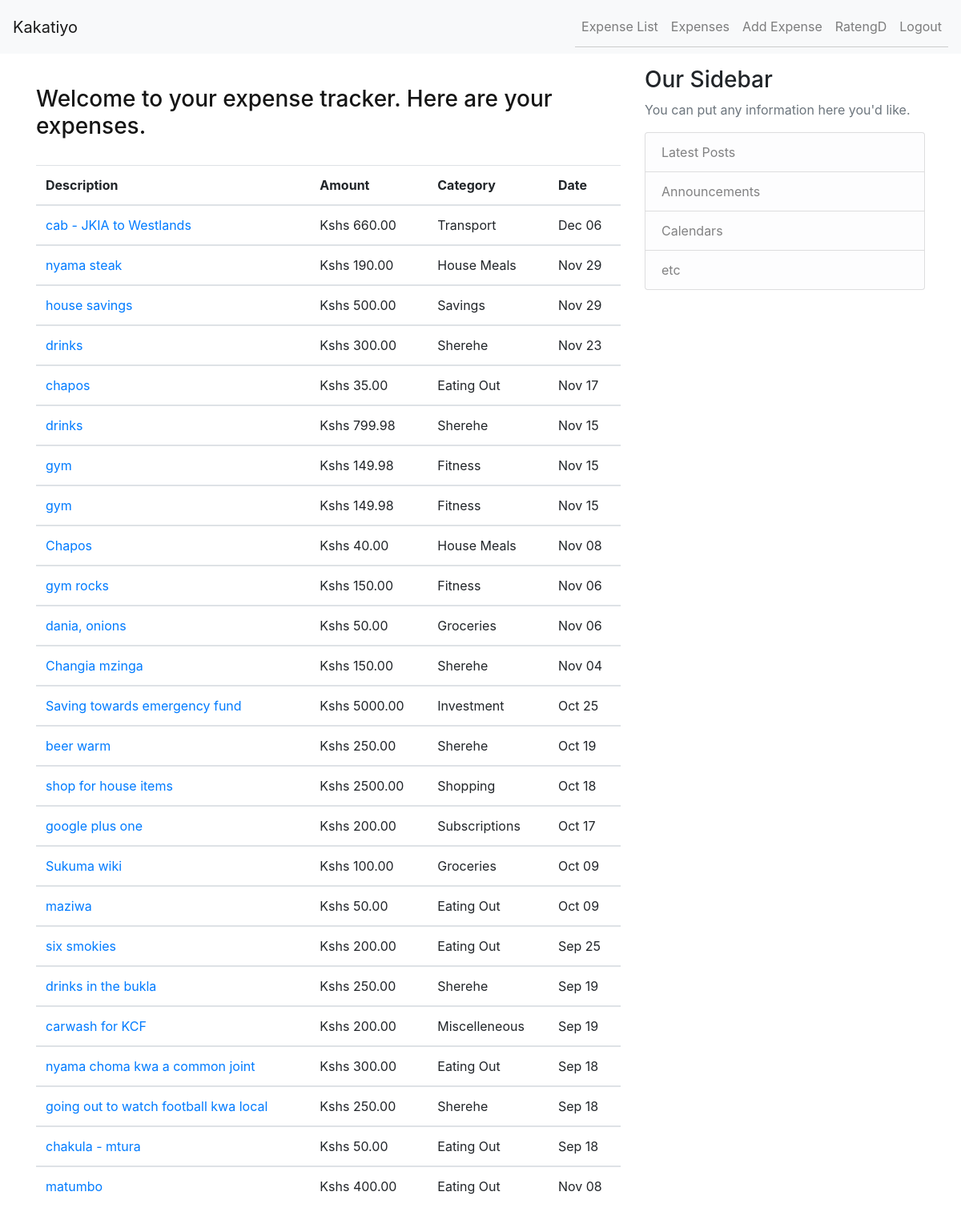
Page /expense/ (signed in) on the committed database.
### tracker/models.py (models this page shows, shortened)
class Expense(models.Model):
    user = models.ForeignKey(User, on_delete=models.CASCADE)
    date = models.DateField()
    description = models.CharField(max_length=200)
    amount = models.DecimalField(max_digits=10, decimal_places=2)
    category = models.ForeignKey(
        Category, on_delete=models.SET_NULL, null=True, blank=True)

class Category(models.Model):
    name = models.CharField(max_length=100)
    def __str__(self):
        return self.name

### tracker/views.py (the view)
# urls.py: path('expense/', expense_list, name="expense_list"),
@login_required
def expense_list(request):
    expenses = Expense.objects.filter(user=request.user).order_by('-date')
    return render(request, 'tracker/expense_list.html', {'expenses': expenses})

### tracker/templates/tracker/expense_list.html
{% extends 'base.html' %} {% block content %}
<header class="py-4" style="color: #151515">
	<div class="container">
		<div class="row">
			<h3>Welcome to your expense tracker. Here are your expenses.</h3>
		</div>
	</div>
</header>
<table class="table table-hover">
	<thead>
		<tr>
			<th scope="col">Description</th>
			<th scope="col">Amount</th>
			<th scope="col">Category</th>
			<th scope="col">Date</th>
		</tr>
	</thead>
	{% for expense in expenses %}
	<tbody>
		<tr>
			<td scope="row">
				<a
					href="{% url 'expense_detail' expense.id %}"
					class="text-decoration-none"
				>
					{{ expense.description }}</a
				>
			</td>
			<td>Kshs {{ expense.amount }}</td>
			<td>{{ expense.category }}</td>
			<td>{{ expense.date|date:"M d" }}</td>
		</tr>
	</tbody>
	{% endfor %}
</table>
{% endblock content %}

### tracker/templates/navbar.html (shortened to what this page needs)
<nav class="navbar navbar-expand-lg navbar-light bg-light">
	<a class="navbar-brand" href="{% url 'home' %}"> Kakatiyo</a>
	<div class="collapse navbar-collapse" id="navbarNav">
		<ul class="navbar-nav ml-auto">
			{% if user.is_authenticated %}
			<li class="nav-item">
				<a class="nav-link" href="{% url 'expense_list' %}">Expense List</a>
			</li>
			<li class="nav-item">
				<a class="nav-link" href="{% url 'paginated' %}">Expenses</a>
			</li>
			<li class="nav-item">
				<a class="nav-link" href="{% url 'add_expense' %}">Add Expense</a>
			</li>
			<li class="nav-item">
				<a class="nav-link" href="{% url 'profile' %}"> {{ user.username }} </a>
			</li>
			<li class="nav-item">
				<a class="nav-link" href="{% url 'logout' %}">Logout</a>
			</li>
			{% endif %}
		</ul>
	</div>
</nav>

### static/css/styles.css (style rules this page uses)
ul { list-style-type: none; padding: 0; }
li { padding: 5px 0; border-bottom: 1px solid #ccc; }

### rows in the picture
Expense: description "cab - JKIA to Westlands", amount "660.00", category "Transport", date "Dec 06"
Expense: description "nyama steak", amount "190.00", category "House Meals", date "Nov 29"
Expense: description "house savings", amount "500.00", category "Savings", date "Nov 29"
Expense: description "drinks", amount "300.00", category "Sherehe", date "Nov 23"
Expense: description "chapos", amount "35.00", category "Eating Out", date "Nov 17"
Expense: description "drinks", amount "799.98", category "Sherehe", date "Nov 15"
Expense: description "gym", amount "149.98", category "Fitness", date "Nov 15"
Expense: description "gym", amount "149.98", category "Fitness", date "Nov 15"
Expense: description "Chapos", amount "40.00", category "House Meals", date "Nov 08"
Expense: description "gym rocks", amount "150.00", category "Fitness", date "Nov 06"
Expense: description "dania, onions", amount "50.00", category "Groceries", date "Nov 06"
Expense: description "Changia mzinga", amount "150.00", category "Sherehe", date "Nov 04"
Expense: description "Saving towards emergency fund", amount "5000.00", category "Investment", date "Oct 25"
Expense: description "beer warm", amount "250.00", category "Sherehe", date "Oct 19"
Expense: description "shop for house items", amount "2500.00", category "Shopping", date "Oct 18"
Expense: description "google plus one", amount "200.00", category "Subscriptions", date "Oct 17"
Expense: description "Sukuma wiki", amount "100.00", category "Groceries", date "Oct 09"
Expense: description "maziwa", amount "50.00", category "Eating Out", date "Oct 09"
Expense: description "six smokies", amount "200.00", category "Eating Out", date "Sep 25"
Expense: description "drinks in the bukla", amount "250.00", category "Sherehe", date "Sep 19"
Expense: description "carwash for KCF", amount "200.00", category "Miscelleneous", date "Sep 19"
Expense: description "nyama choma kwa a common joint", amount "300.00", category "Eating Out", date "Sep 18"
Expense: description "going out to watch football kwa local", amount "250.00", category "Sherehe", date "Sep 18"
Expense: description "chakula - mtura", amount "50.00", category "Eating Out", date "Sep 18"
Expense: description "matumbo", amount "400.00", category "Eating Out", date "Nov 08"

### other values in the picture
{{ user.username }} "RatengD"
